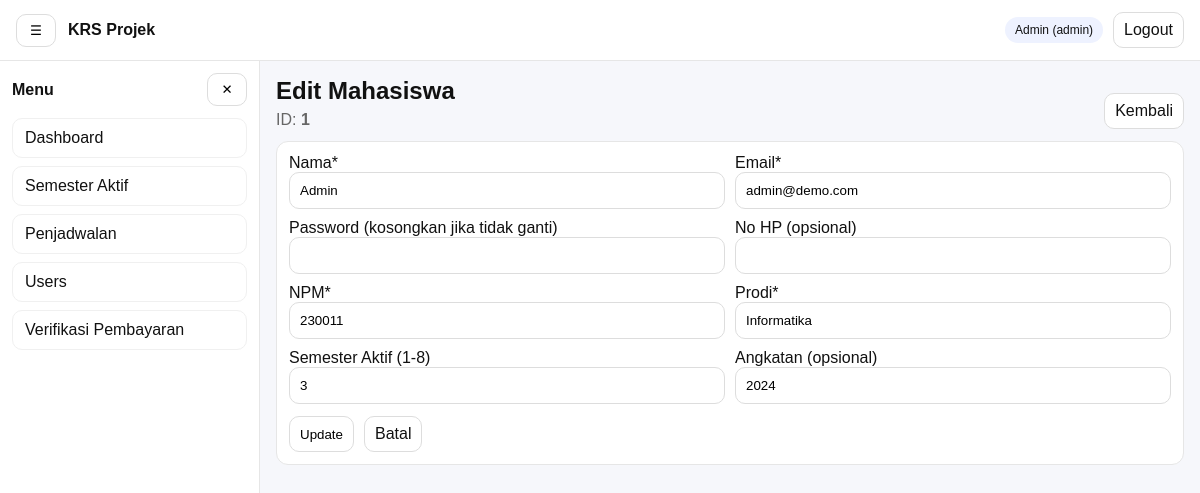
The page /admin/users/edit_mahasiswa.php?id=4 (signed in) on the database its author committed.
### tables this page shows
CREATE TABLE `mahasiswa` (
  `id` int(11) NOT NULL,
  `user_id` int(11) NOT NULL,
  `npm` varchar(30) NOT NULL,
  `prodi` varchar(120) NOT NULL,
  `semester_aktif` tinyint(3) UNSIGNED NOT NULL DEFAULT 1,
  `angkatan` year(4) NOT NULL,
  `dosen_wali_id` int(11) DEFAULT NULL,
  `no_hp` varchar(30) DEFAULT NULL,
  `alamat` text DEFAULT NULL,
  `created_at` timestamp NOT NULL DEFAULT current_timestamp(),
  `updated_at` timestamp NULL DEFAULT NULL ON UPDATE current_timestamp()
);

### includes/auth.php (called while the page is built, shortened)
<?php
require_once __DIR__ . '/functions.php';
function auth_user(): ?array {
  return $_SESSION['user'] ?? null;
}

### includes/functions.php (called while the page is built, shortened)
<?php
function e(?string $str): string {
  return htmlspecialchars((string)$str, ENT_QUOTES, 'UTF-8');
}
function url(string $path = ''): string {
  $path = ltrim($path, '/');
  return APP_URL . ($path ? '/' . $path : '');
}

### admin/users/edit_mahasiswa.php (the view, shortened to what this page needs)
<?php
require_once __DIR__ . '/../../includes/auth.php';
require_once __DIR__ . '/../../includes/functions.php';
$pdo = db();
$pdo->setAttribute(PDO::ATTR_DEFAULT_FETCH_MODE, PDO::FETCH_ASSOC);
$id = (int)($_GET['id'] ?? $_POST['id'] ?? 0);
$st = $pdo->prepare("SELECT npm, prodi, semester_aktif, angkatan, no_hp FROM mahasiswa WHERE user_id=? LIMIT 1");
$st->execute([$id]);
$m = $st->fetch() ?: ['npm'=>'','prodi'=>'','semester_aktif'=>1,'angkatan'=>'','no_hp'=>''];
?>
<?php include __DIR__ . '/../../partials/header.php'; ?>
<?php include __DIR__ . '/../../partials/navbar.php'; ?>
<div class="layout">
  <?php include __DIR__ . '/../../partials/sidebar.php'; ?>
  <main class="content">
    <div style="display:flex;justify-content:space-between;gap:10px;flex-wrap:wrap;align-items:end;">
      <div>
        <h2 style="margin:0;">Edit Mahasiswa</h2>
        <div style="color:#666;margin-top:6px;">ID: <b><?= (int)$u['id'] ?></b></div>
      </div>
      <a class="btn" href="<?= e(url('admin/users/index_mahasiswa.php')) ?>">Kembali</a>
    </div>
    <section style="background:#fff;border:1px solid #e6e6e6;border-radius:12px;padding:12px;max-width:980px;margin-top:12px;">
      <form method="post">
        <div style="display:grid;grid-template-columns:repeat(2,minmax(0,1fr));gap:10px;">
          <div>
            <label>Nama*</label>
            <input name="name" required value="<?= e((string)$u['name']) ?>"
              style="width:100%;padding:10px;border:1px solid #ddd;border-radius:10px;">
          </div>
          <div>
            <label>Email*</label>
            <input name="email" type="email" required value="<?= e((string)$u['email']) ?>"
              style="width:100%;padding:10px;border:1px solid #ddd;border-radius:10px;">
          </div>
          <div>
            <label>Password (kosongkan jika tidak ganti)</label>
            <input name="password" type="password"
              style="width:100%;padding:10px;border:1px solid #ddd;border-radius:10px;">
          </div>
          <div>
            <label>No HP (opsional)</label>
            <input name="no_hp" value="<?= e((string)($m['no_hp'] ?? '')) ?>"
              style="width:100%;padding:10px;border:1px solid #ddd;border-radius:10px;">
          </div>
          <div>
            <label>NPM*</label>
            <input name="npm" required value="<?= e((string)($m['npm'] ?? '')) ?>"
              style="width:100%;padding:10px;border:1px solid #ddd;border-radius:10px;">
          </div>
          <div>
            <label>Prodi*</label>
            <input name="prodi" required value="<?= e((string)($m['prodi'] ?? '')) ?>"
              style="width:100%;padding:10px;border:1px solid #ddd;border-radius:10px;">
          </div>
          <div>
            <label>Semester Aktif (1-8)</label>
            <input name="semester_aktif" type="number" min="1" max="8"
              value="<?= e((string)($m['semester_aktif'] ?? '1')) ?>"
              style="width:100%;padding:10px;border:1px solid #ddd;border-radius:10px;">
          </div>
          <div>
            <label>Angkatan (opsional)</label>
            <input name="angkatan" type="number" min="2000" max="2100"
              value="<?= e((string)($m['angkatan'] ?? '')) ?>"
              style="width:100%;padding:10px;border:1px solid #ddd;border-radius:10px;">
          </div>
        </div>
        <div style="display:flex;gap:10px;margin-top:12px;flex-wrap:wrap;">
          <button class="btn" type="submit">Update</button>
          <a class="btn" href="<?= e(url('admin/users/index_mahasiswa.php')) ?>">Batal</a>
        </div>
      </form>
    </section>
  </main>
</div>
<?php include __DIR__ . '/../../partials/footer.php'; ?>

### assets/css/style.css (style rules this page uses)
* { box-sizing: border-box; }
body { margin: 0; font-family: Arial, sans-serif; background:#f6f7fb; color:#111; }
a { text-decoration: none; color: inherit; }
.btn, .btn-icon { border:1px solid #ddd; background:#fff; border-radius:10px; padding:8px 10px; cursor:pointer; }
.layout { display:flex; min-height: calc(100vh - 56px); }
.content { flex:1; padding: 16px; }

### rows shown on the page
mahasiswa: npm "230011", prodi "Informatika", semester_aktif "3", angkatan "2024"

### other values the page prints
APP_NAME "KRS Projek"
$u['name'] "Admin"
$u['role'] "admin"
$it['label'] "Dashboard"
$it['label'] "Semester Aktif"
$it['label'] "Penjadwalan"
$it['label'] "Users"
$it['label'] "Verifikasi Pembayaran"
$u['id'] "1"
